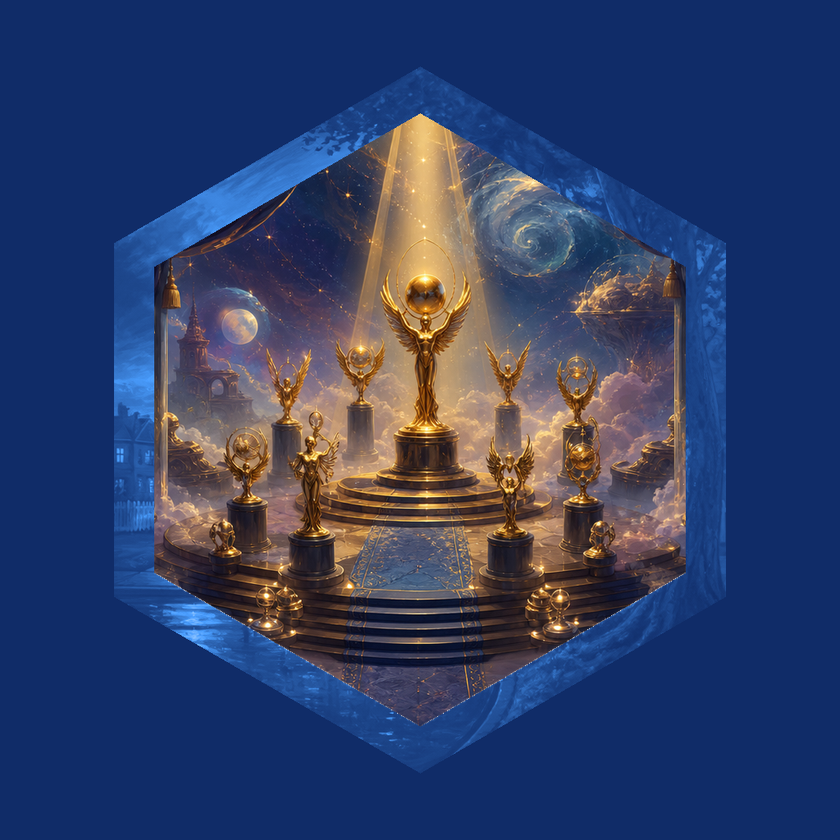
#> input picture src/site/somnia/images/landscapes/awards.png, 840 x 840 px, shrunk from 1024 x 1024 before the run; its folder holds 4 pictures in this run
$ python audit-landscape-art.py
#> lines starting #> are read from the running program, lines starting #| are printed output that depends on the picture
#!/usr/bin/env python3
"""Audit Somnia landscape tile art for size, framing, and hex alignment."""
from __future__ import annotations

import json
import os
from collections import Counter
from pathlib import Path

from PIL import Image

ROOT = Path(__file__).resolve().parents[1]
LANDSCAPES = ROOT / "src/site/somnia/images/landscapes"


def analyze(path: Path) -> dict:
    im = Image.open(path).convert("RGBA")
#> im is the input picture: PIL image 840x840 RGBA; mean R, G, B, A 48.8, 63, 102.6, 254.9
    w, h = im.size
#> w = 840; h = 840
    alpha = im.split()[-1]
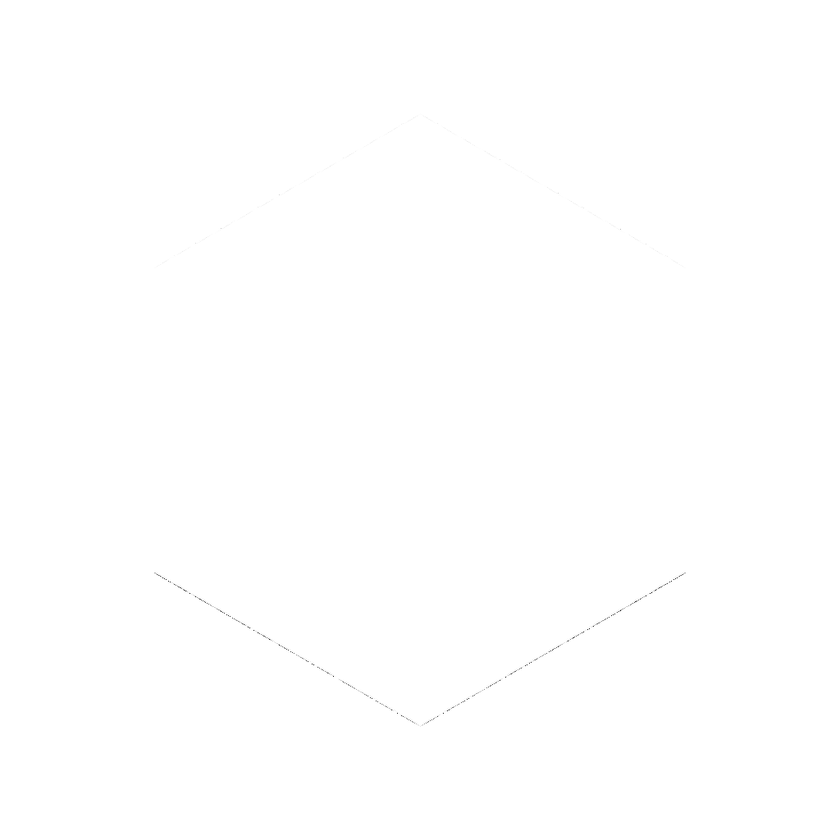
#> alpha: PIL image 840x840 L; min 65, max 255, mean 254.9
    bbox = alpha.getbbox() or (0, 0, w, h)
#> bbox = (0, 0, 840, 840)
    x0, y0, x1, y1 = bbox
#> x0 = 0; y0 = 0; x1 = 840; y1 = 840
    bw, bh = x1 - x0, y1 - y0
#> bw = 840; bh = 840

    # center of opaque mass
    cx = (x0 + x1) / 2
#> cx = 420
    cy = (y0 + y1) / 2
#> cy = 420
    dx = abs(cx - w / 2) / w
#> dx = 0
    dy = abs(cy - h / 2) / h
#> dy = 0

    # corner transparency (frame usually opaque in norm tiles)
    corners = [
        alpha.getpixel((4, 4)),
        alpha.getpixel((w - 5, 4)),
        alpha.getpixel((4, h - 5)),
        alpha.getpixel((w - 5, h - 5)),
    ]
#> corners = [255, 255, 255, 255]
    corner_opaque = sum(1 for a in corners if a > 200)
#> corner_opaque = 4

    opaque = sum(1 for a in alpha.getdata() if a > 16)
#> opaque = 705600

    return {
        "file": path.name,
        "size": [w, h],
        "ratio": round(w / h, 4) if h else 0,
        "content_bbox": [x0, y0, x1, y1],
        "content_size": [bw, bh],
        "content_fill": round(bw * bh / (w * h), 4),
        "center_offset": [round(dx, 4), round(dy, 4)],
        "corner_opaque": corner_opaque,
        "opaque_pct": round(100 * opaque / (w * h), 2),
    }


def main() -> None:
    rows = [analyze(p) for p in sorted(LANDSCAPES.glob("*.png"))]
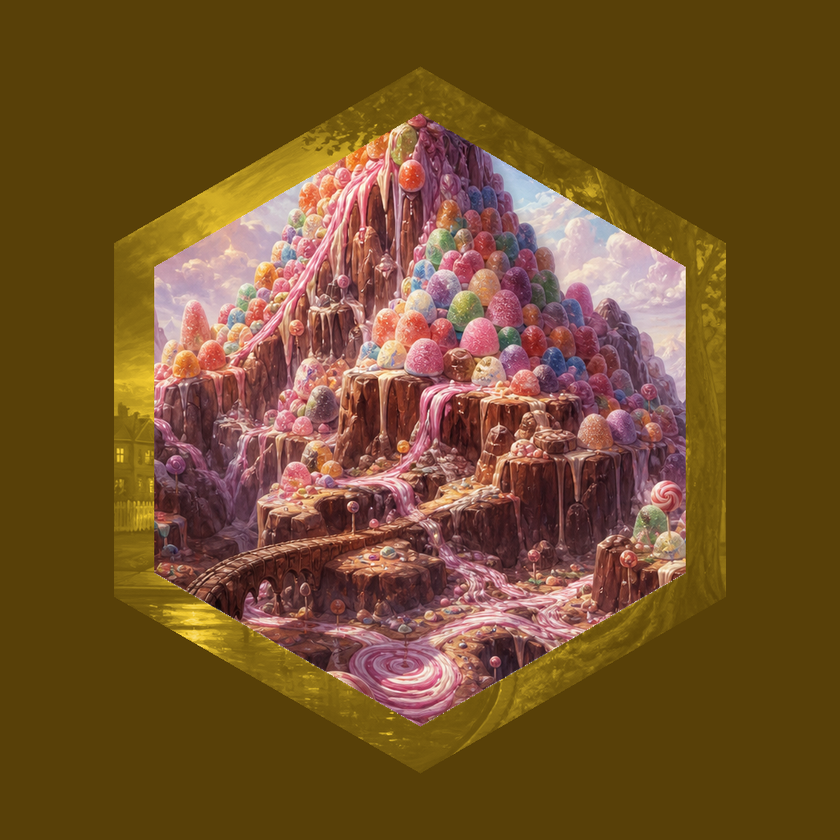
#> input picture src/site/somnia/images/landscapes/candy-mountain.png, 840 x 840 px, shrunk from 1024 x 1024 before the run
#> in analyze, im is the input picture: PIL image 840x840 RGBA; mean R, G, B, A 115.4, 82, 41.5, 254.9
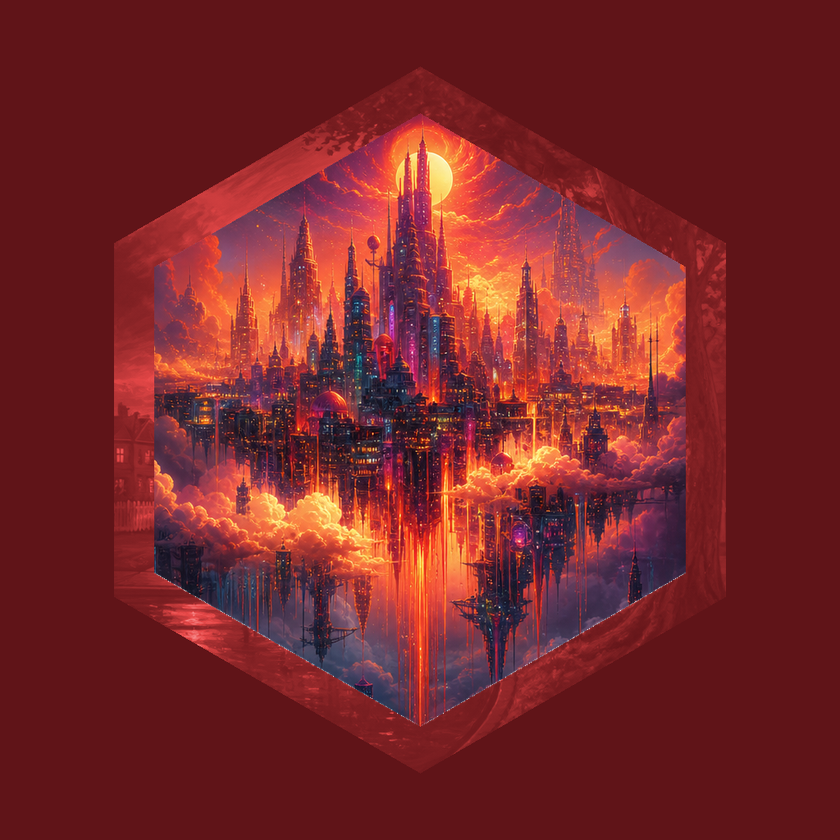
#> input picture src/site/somnia/images/landscapes/city.png, 840 x 840 px, shrunk from 1024 x 1024 before the run
#> in analyze, im is the input picture: PIL image 840x840 RGBA; mean R, G, B, A 120.1, 38.1, 40.5, 254.9
#> rows = 3 items
    sizes = Counter(tuple(r["size"]) for r in rows)
#> sizes = {(840, 840): 3}
    fills = [r["content_fill"] for r in rows]
#> fills = [1, 1, 1]
    median_fill = sorted(fills)[len(fills) // 2]
#> median_fill = 1

    mode_size = sizes.most_common(1)[0][0] if sizes else None
#> mode_size = (840, 840)

    for r in rows:
        flags = []
        if tuple(r["size"]) != mode_size:
            flags.append("size")
        if abs(r["content_fill"] - median_fill) > 0.08:
            flags.append("fill")
        if r["center_offset"][0] > 0.04 or r["center_offset"][1] > 0.04:
            flags.append("off-center")
        if r["corner_opaque"] < 3:
            flags.append("transparent-corners")
        r["flags"] = flags
#> this loop made 3 passes

    print("MODE SIZE:", mode_size)
#| MODE SIZE: (840, 840)
    print("SIZE DISTRIBUTION:", dict(sizes))
#| SIZE DISTRIBUTION: {(840, 840): 3}
    print("MEDIAN CONTENT FILL:", median_fill)
#| MEDIAN CONTENT FILL: 1.0
    print()
    for r in rows:
        flag = ",".join(r["flags"]) or "ok"
        print(
            f"{r['file']:28} {r['size']} fill={r['content_fill']:.3f} "
            f"off={r['center_offset']} corners={r['corner_opaque']}/4  [{flag}]"
        )

    out = ROOT / "scripts/landscape-art-audit.json"
    out.write_text(json.dumps({"mode_size": mode_size, "median_fill": median_fill, "tiles": rows}, indent=2))
    print(f"\nWrote {out}")


if __name__ == "__main__":
    main()
